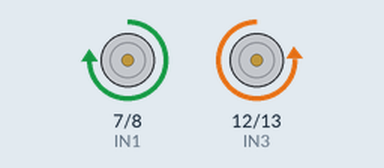
This sketch was run on a simulated Arduino Uno, built with avr-gcc and run on an emulated ATmega328P. On the bench: motor-driver pin pairs drawn as motors (green arrow = first pin HIGH = forward, orange = second pin HIGH = backward, longer = more drive, scaled by the enable pin). Random numbers use the default seed unless the sketch sets one.

Above: at 0.1 s.
At 9.1 s:
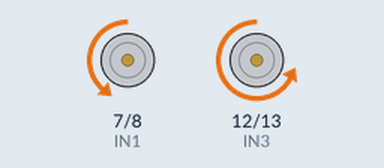
At 19.1 s:
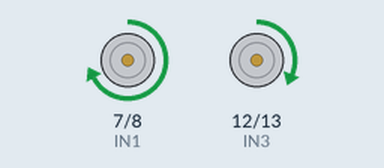
At 39.1 s:
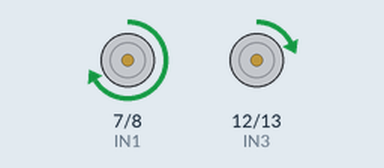
Timing chart, 0 to 40.0 s (numbered marks = the images above):
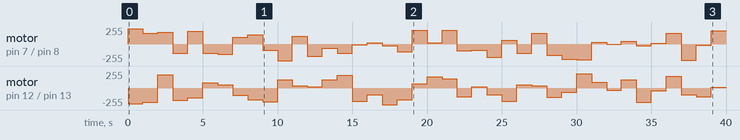

Measured:
- by itself, motor on pin 7 (IN1) / pin 8 (IN2): stopped → forward 232/255 at 0.00 s, → forward 158/255 1.0 s later, → forward 175/255 1.0 s later, → backward 141/255 1.0 s later, … (40 changes in this stretch)
- by itself, motor on pin 12 (IN3) / pin 13 (IN4): stopped → backward 236/255 at 0.00 s, → backward 217/255 1.0 s later, → forward 197/255 1.0 s later, → backward 187/255 1.0 s later, … (40 changes in this stretch)

The sketch:

L298NExample.ino
```cpp
/*
 * Demonstrates using the L298N motor controller with mixed speeds and
 * directions.
 *
 * See this example for help setting upt the L298N motor controller
 * https://howtomechatronics.com/tutorials/arduino/arduino-dc-motor-control-tutorial-l298n-pwm-h-bridge/
 *
 * Example code for csci1951c Designing Humanity Centered Robots
 * Brown University
 *
 * Izzy Brand (2018)
 */

#define IN1 7
#define IN2 8
#define IN3 12
#define IN4 13
#define ENA 5
#define ENB 6


void setup () {
  // set up the motor pins
  pinMode(IN1, OUTPUT);
  pinMode(IN2, OUTPUT);
  pinMode(IN3, OUTPUT);
  pinMode(IN4, OUTPUT);
  pinMode(ENA, OUTPUT);
  pinMode(ENB, OUTPUT);
}

void loop() {
  // pick a random speed for each motor
  int m1 = random(-255, 255);
  int m2 = random(-255, 255);

  // decide which direction the motors will spin (negative is backwards)
  int m1Direction = m1 > 0;
  int m2Direction = m2 > 0;

  // send out the command to motor 1
  digitalWrite(IN1,  m1Direction); // set one pin high
  digitalWrite(IN2, !m1Direction); // and the other low
  analogWrite(ENA, abs(m1));       // and use the third to control speed

  // send out the command to motor 2
  digitalWrite(IN3,  m2Direction);
  digitalWrite(IN4, !m2Direction);
  analogWrite(ENB, abs(m2));

  delay(1000);
}
```
